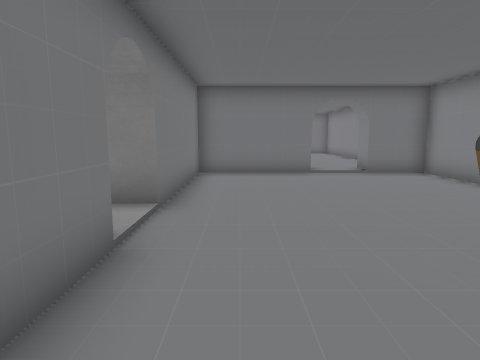
[1] (above)

22 first-person views from a walk through a 3-D level made in the Godot game engine. The camera is 1.3 m above the floor, tilts 8° down and sees 75° across. The floor is counted in squares, 1 m on a side. Each view is taken from the middle of a square. On the plan, view 1 faces up. The plan holds only what a view shows up to about 14 squares ahead; the rest is blank.

[2]
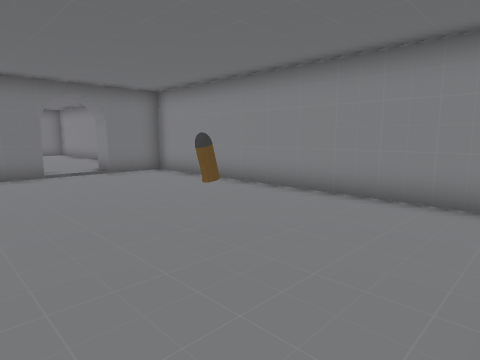

[3]
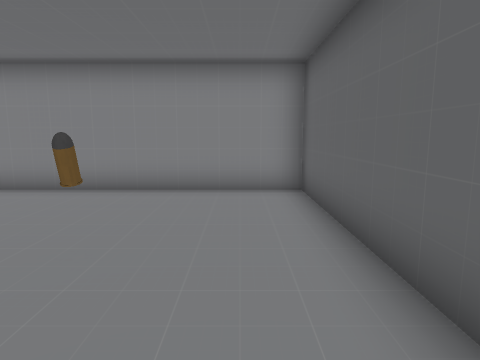

[4]
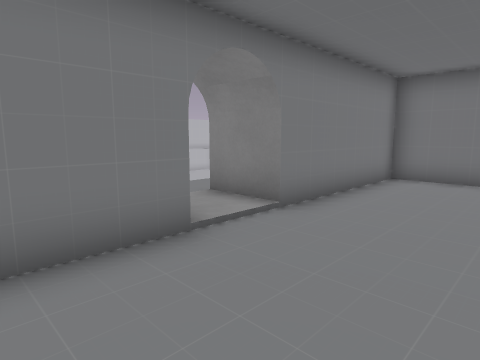

[5]
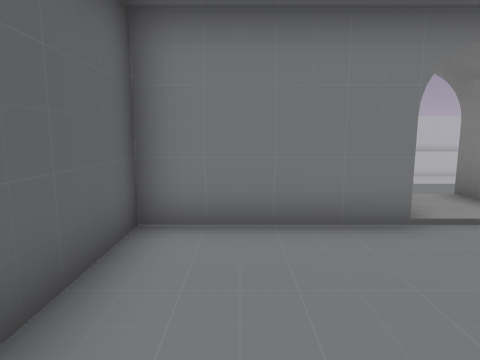

[6]
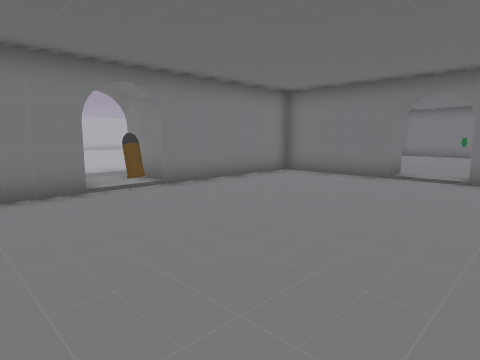

[7]
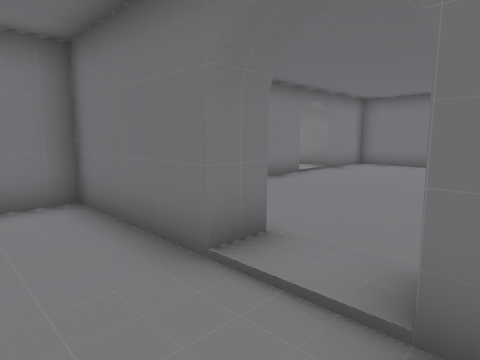

[8]
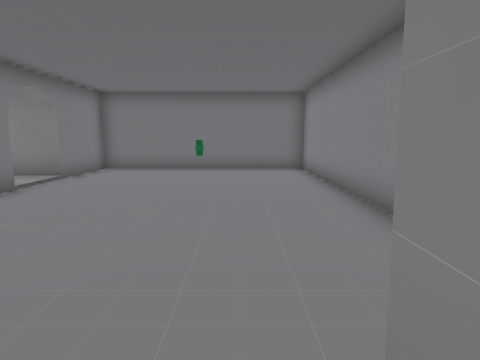

[9]
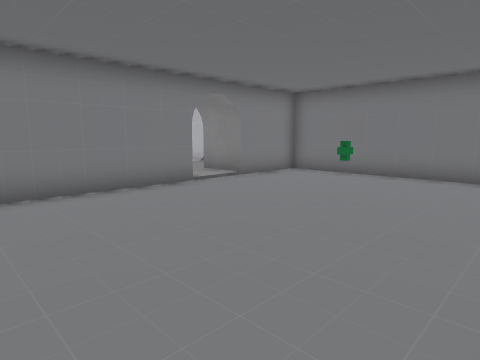

[10]
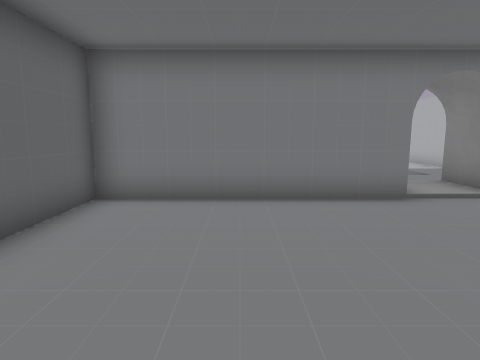

[11]
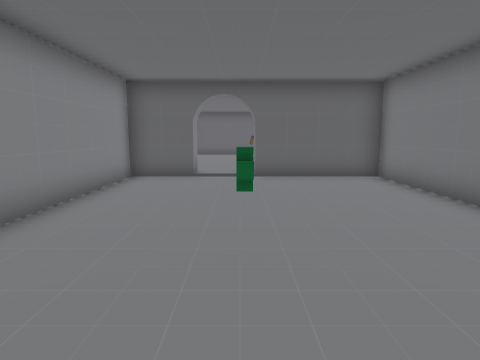

[12]
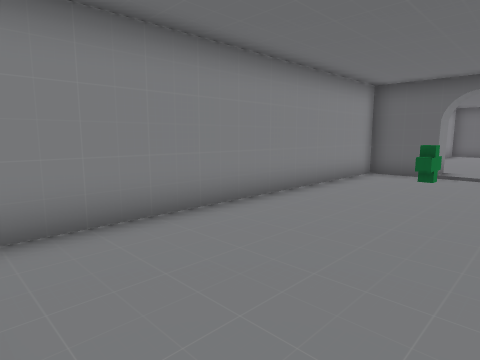

[13]
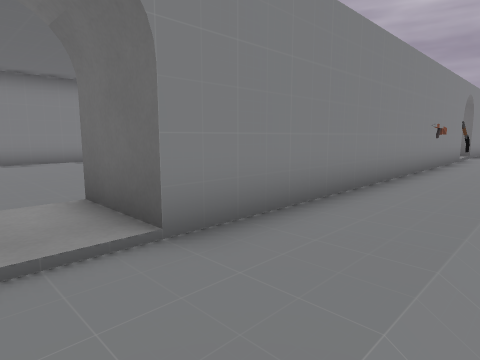

[14]
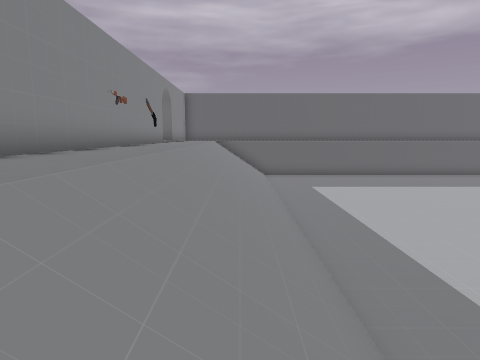

[15]
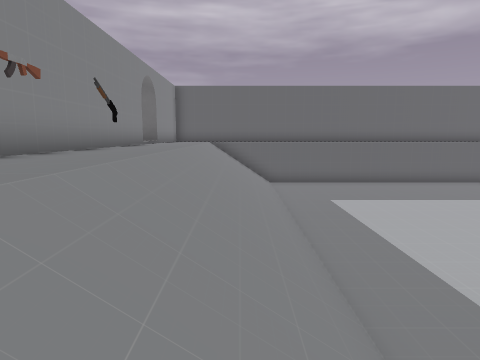

[16]
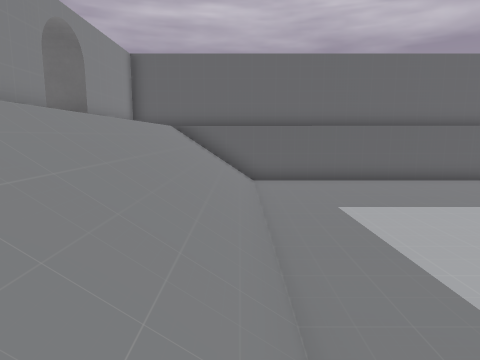

[17]
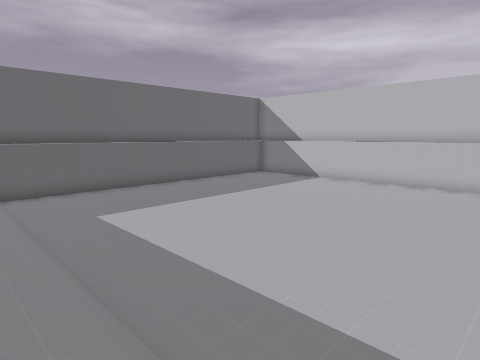

[18]
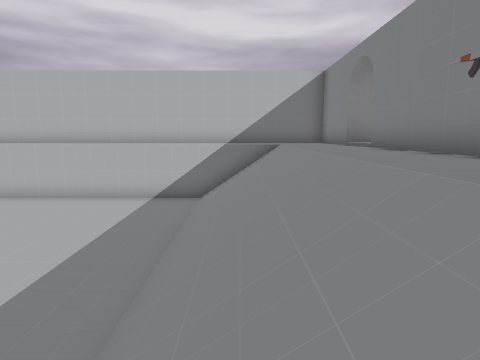

[19]
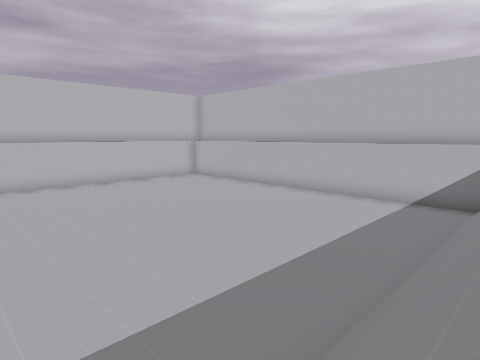

[20]
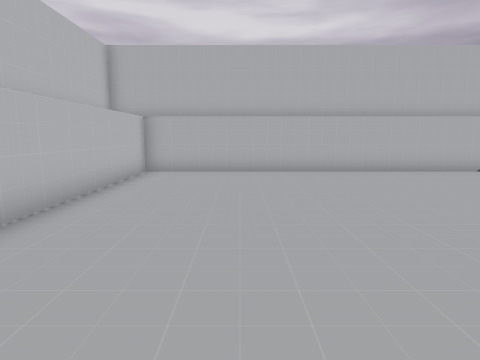

[21]
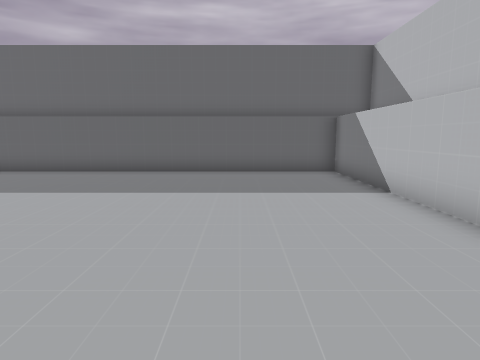

[22]
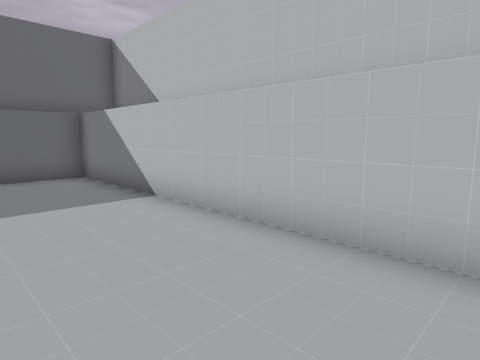

### Floor plan
Key: @ floor where view 1 was taken; # wall or solid block; . main floor; : floor 2 m higher than the main floor; / step, stairs or slope; R rifle; O other object.
Columns run from 25 left of view 1 to 7 right of it. Each row starts with its distance up from view 1.
 24 #################################
 23 #       ::::::::::::::##::::::::#
 22 #          :::::::::::##::::::::#
 21 #  ..............///::##::::::::#
 20 #  ..............///::::::::::::#
 19 #  ..............///::::::::#:::#
 18 #  ..............///::##::::::::#
 17    ..............///::##::::::::#
 16    ..............///::##::::::::#
 15    ..............///::##::::::::#
 14    ..............///:###::::::::#
 13 # :..............///:R##::::::::#
 12 # :..............///::######::###
 11 #  ..............///::######::###
 10 #  ..............///::##::::::::#
  9 #  ..............///::##::::::::#
  8 #  ..............///::##::::::::#
  7 #  ..............///::##::::::::#
  6 #  ..............///::##::::::::#
  5 #  ..............///::::::::::::#
  4 #  ..............///::::::::::::#
  3 #  ..............///  ##:::O::::#
  2 #  ..............///  ##::::::::#
  1 #            ::::     ##::::::::#
  0 #             ::      ##:@::::::#
 -1 #################################

Where each view was taken, in squares from view 1:
view 1: 0 up, 0 right, facing up
view 2: 0 up, 0 right, facing up-right
view 3: 1 up, 1 left, facing right
view 4: 1 up, 2 right, facing up-left
view 5: 1 up, 3 right, facing left
view 6: 1 up, 6 right, facing up-left
view 7: 9 up, 5 right, facing up-left
view 8: 11 up, 4 right, facing up
view 9: 13 up, 6 right, facing up-left
view 10: 15 up, 5 right, facing left
view 11: 22 up, 3 right, facing down
view 12: 23 up, 2 right, facing down-right
view 13: 20 up, 6 left, facing down-right
view 14: 20 up, 7 left, facing down
view 15: 17 up, 7 left, facing down
view 16: 13 up, 8 left, facing down
view 17: 15 up, 7 left, facing down-left
view 18: 10 up, 7 left, facing up
view 19: 10 up, 7 left, facing up-left
view 20: 10 up, 19 left, facing up
view 21: 13 up, 19 left, facing down
view 22: 12 up, 19 left, facing down-left
